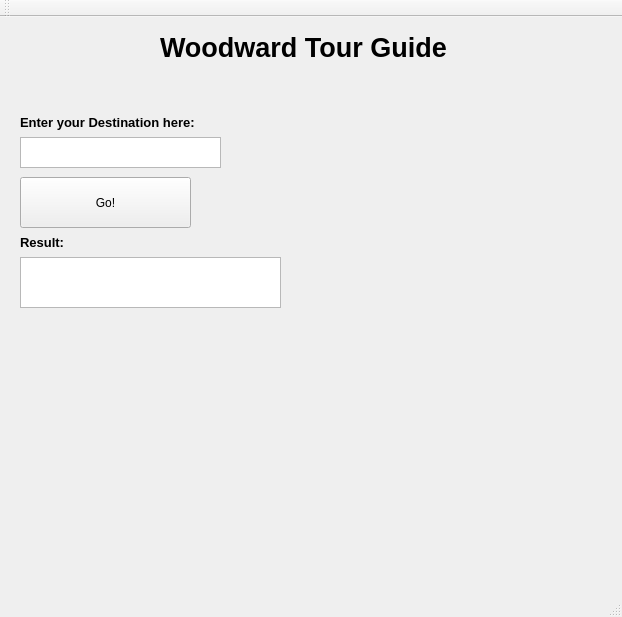
<?xml version="1.0" encoding="UTF-8"?>
<ui version="4.0">
 <class>MainWindow</class>
 <widget class="QMainWindow" name="MainWindow">
  <property name="windowModality">
   <enum>Qt::ApplicationModal</enum>
  </property>
  <property name="geometry">
   <rect>
    <x>0</x>
    <y>0</y>
    <width>622</width>
    <height>617</height>
   </rect>
  </property>
  <property name="minimumSize">
   <size>
    <width>622</width>
    <height>617</height>
   </size>
  </property>
  <property name="maximumSize">
   <size>
    <width>622</width>
    <height>617</height>
   </size>
  </property>
  <property name="windowTitle">
   <string>Turtlebot Tour Guide</string>
  </property>
  <widget class="QWidget" name="centralwidget">
   <property name="sizePolicy">
    <sizepolicy hsizetype="MinimumExpanding" vsizetype="MinimumExpanding">
     <horstretch>0</horstretch>
     <verstretch>0</verstretch>
    </sizepolicy>
   </property>
   <widget class="QTextEdit" name="location_box">
    <property name="geometry">
     <rect>
      <x>20</x>
      <y>120</y>
      <width>201</width>
      <height>31</height>
     </rect>
    </property>
    <property name="sizePolicy">
     <sizepolicy hsizetype="Expanding" vsizetype="Fixed">
      <horstretch>0</horstretch>
      <verstretch>0</verstretch>
     </sizepolicy>
    </property>
    <property name="mouseTracking">
     <bool>true</bool>
    </property>
    <property name="inputMethodHints">
     <set>Qt::ImhNone</set>
    </property>
    <property name="lineWrapMode">
     <enum>QTextEdit::NoWrap</enum>
    </property>
   </widget>
   <widget class="QLabel" name="label">
    <property name="geometry">
     <rect>
      <x>20</x>
      <y>90</y>
      <width>191</width>
      <height>31</height>
     </rect>
    </property>
    <property name="font">
     <font>
      <pointsize>10</pointsize>
      <weight>75</weight>
      <bold>true</bold>
     </font>
    </property>
    <property name="text">
     <string>Enter your Destination here: </string>
    </property>
   </widget>
   <widget class="QPushButton" name="btn_go">
    <property name="geometry">
     <rect>
      <x>20</x>
      <y>160</y>
      <width>171</width>
      <height>51</height>
     </rect>
    </property>
    <property name="text">
     <string>Go!</string>
    </property>
   </widget>
   <widget class="QTextEdit" name="result_box">
    <property name="geometry">
     <rect>
      <x>20</x>
      <y>240</y>
      <width>261</width>
      <height>51</height>
     </rect>
    </property>
    <property name="inputMethodHints">
     <set>Qt::ImhNone</set>
    </property>
    <property name="midLineWidth">
     <number>0</number>
    </property>
    <property name="undoRedoEnabled">
     <bool>false</bool>
    </property>
    <property name="lineWrapMode">
     <enum>QTextEdit::WidgetWidth</enum>
    </property>
    <property name="readOnly">
     <bool>true</bool>
    </property>
   </widget>
   <widget class="QLabel" name="label_3">
    <property name="geometry">
     <rect>
      <x>160</x>
      <y>10</y>
      <width>601</width>
      <height>41</height>
     </rect>
    </property>
    <property name="font">
     <font>
      <pointsize>20</pointsize>
      <weight>75</weight>
      <bold>true</bold>
     </font>
    </property>
    <property name="text">
     <string>Woodward Tour Guide</string>
    </property>
   </widget>
   <widget class="QLabel" name="label_4">
    <property name="geometry">
     <rect>
      <x>290</x>
      <y>70</y>
      <width>301</width>
      <height>291</height>
     </rect>
    </property>
    <property name="text">
     <string/>
    </property>
    <property name="pixmap">
     <pixmap>woodward_hall.png</pixmap>
    </property>
    <property name="scaledContents">
     <bool>true</bool>
    </property>
   </widget>
   <widget class="QLabel" name="label_2">
    <property name="geometry">
     <rect>
      <x>20</x>
      <y>210</y>
      <width>150</width>
      <height>31</height>
     </rect>
    </property>
    <property name="font">
     <font>
      <pointsize>10</pointsize>
      <weight>75</weight>
      <bold>true</bold>
     </font>
    </property>
    <property name="text">
     <string>Result: </string>
    </property>
   </widget>
  </widget>
  <widget class="QMenuBar" name="menubar">
   <property name="geometry">
    <rect>
     <x>0</x>
     <y>0</y>
     <width>622</width>
     <height>25</height>
    </rect>
   </property>
  </widget>
  <widget class="QStatusBar" name="statusbar"/>
  <widget class="QToolBar" name="toolBar">
   <property name="windowTitle">
    <string>toolBar</string>
   </property>
   <attribute name="toolBarArea">
    <enum>TopToolBarArea</enum>
   </attribute>
   <attribute name="toolBarBreak">
    <bool>false</bool>
   </attribute>
  </widget>
 </widget>
 <resources/>
 <connections/>
</ui>
